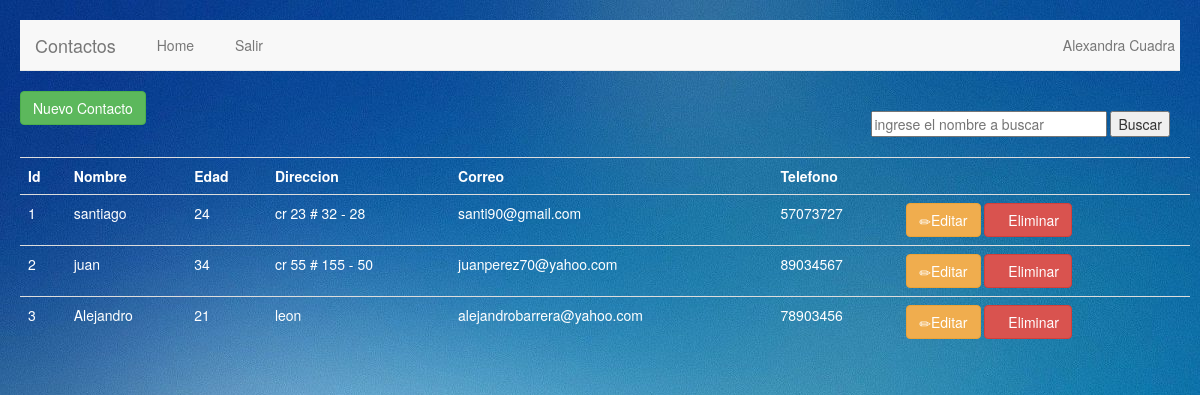
The page /listar.php (signed in) on the database its author committed.
### tables this page shows
CREATE TABLE `contactos` (
  `id` int(11) NOT NULL AUTO_INCREMENT,
  `nombre` varchar(30) NOT NULL,
  `edad` int(3) NOT NULL,
  `direccion` varchar(30) NOT NULL,
  `correo` varchar(30) NOT NULL,
  `telefono` varchar(8) NOT NULL,
  PRIMARY KEY (`id`)
);

### listar.php (the view, shortened to what this page needs)
<?php
	if(isset($_SESSION['nombreusu']))
	{
?>
<!DOCTYPE html>
<html lang="en">
<head>
	<link rel="stylesheet" href="css/bootstrap.min.css">
	<link rel="stylesheet" href="css/estilo3.css">
</head>
<body>
	<header>
		<nav class="navbar navbar-default navbar-static-top" role="navigation">
			<div class="container">
				<div class="navbar-header">
					<a href="#" class="navbar-brand">Contactos</a>
				</div>
				<div class="collapse navbar-collapse" id="navegacion-fm">
					<ul class="nav navbar-nav">
						<li><a href="#"><span class="glyphicon glyphicon-home"></span>Home</a></li>
						<li><a href="cerrar.php"><span class="glyphicon glyphicon-remove"></span>Salir</a></li>
					</ul>
					<ul class="nav navbar-nav navbar-right">
						<?php
							echo "<li><a href='#'><span class='glyphicon glyphicon-user'></span> ".$_SESSION['nombreusu']."</a></li>";
						?>
				    </ul>
				</div>
			</div>
		</nav>
	</header>
	<div class="container">
		<div class="row">
			<a class="btn btn-success" data-toggle="modal" data-target="#nuevoUsu">Nuevo Contacto</a>
			<div style="float:right">
			<form action="busqueda.php" method="post">
			<div class="form-group" >
			<td><input type="text" name="buscar" size="28" placeholder="ingrese el nombre a buscar" maxlength="45" required=""></input>
			<input type="submit" name="buscar1"  value="Buscar"></input></td>
			</div>
			</div>
			<table class='table'>
				<tr>
				<th>Id</th><th>Nombre</th><th>Edad</th><th>Direccion</th><th>Correo</th><th>Telefono</th><th><span class='glyphicon glyphicon-wrench'></span></th>
				</tr>
<?php
			$mysqli = new mysqli("localhost", "root", "1234", "agenda");
			$consulta= "SELECT * FROM contactos";
			if ($resultado = $mysqli->query($consulta))
			{
				while ($fila = $resultado->fetch_row())
				{
					echo "<tr>";
					echo "<td>$fila[0]</td><td>$fila[1]</td><td>$fila[2]</td><td>$fila[3]</td><td>$fila[4]</td><td>$fila[5]</td>";
					echo"<td>";
				    echo "<a data-toggle='modal' data-target='#editUsu' data-id='" .$fila[0] ."' data-nombre='" .$fila[1] ."' data-edad='" .$fila[2] ."' data-direccion='" .$fila[3] ."' data-correo='" .$fila[4]."' data-direccion='" .$fila[5]."' class='btn btn-warning'><span class='glyphicon glyphicon-pencil'></span>Editar</a> ";
					echo "<a class='btn btn-danger' href='elimina.php?id=" .$fila[0] ."'><span class='glyphicon glyphicon-remove'></span>Eliminar</a>";
					echo "</td>";
					echo "</tr>";
				}
			}
?>
	        </table>
		</div>
	</div>
</body>
</html>
<?php
	}
	else
	{
		?>
		 <META HTTP-EQUIV="Refresh" CONTENT="0; URL=index.php">
		 <?php
	}
?>

### css/estilo3.css (style rules this page uses)
.form-group { margin: auto; width: 100%; max-width: 100%; padding: 20px; border-radius: 10px; }
body { margin: auto; width: 100%; background-image: url("../img/fondo6.jpg"); max-width: 100%; padding: 20px; border-radius: 10px; }
th { color: white; }
table { color: white; }

### rows shown on the page
contactos: id "1", nombre "santiago", edad "24", direccion "cr 23 # 32 - 28", correo "santi90@gmail.com", telefono "57073727"
contactos: id "2", nombre "juan", edad "34", direccion "cr 55 # 155 - 50", correo "juanperez70@yahoo.com", telefono "89034567"
contactos: id "3", nombre "Alejandro", edad "21", direccion "leon", correo "alejandrobarrera@yahoo.com", telefono "78903456"

### other values the page prints
$_SESSION['nombreusu'] "Alexandra Cuadra"
